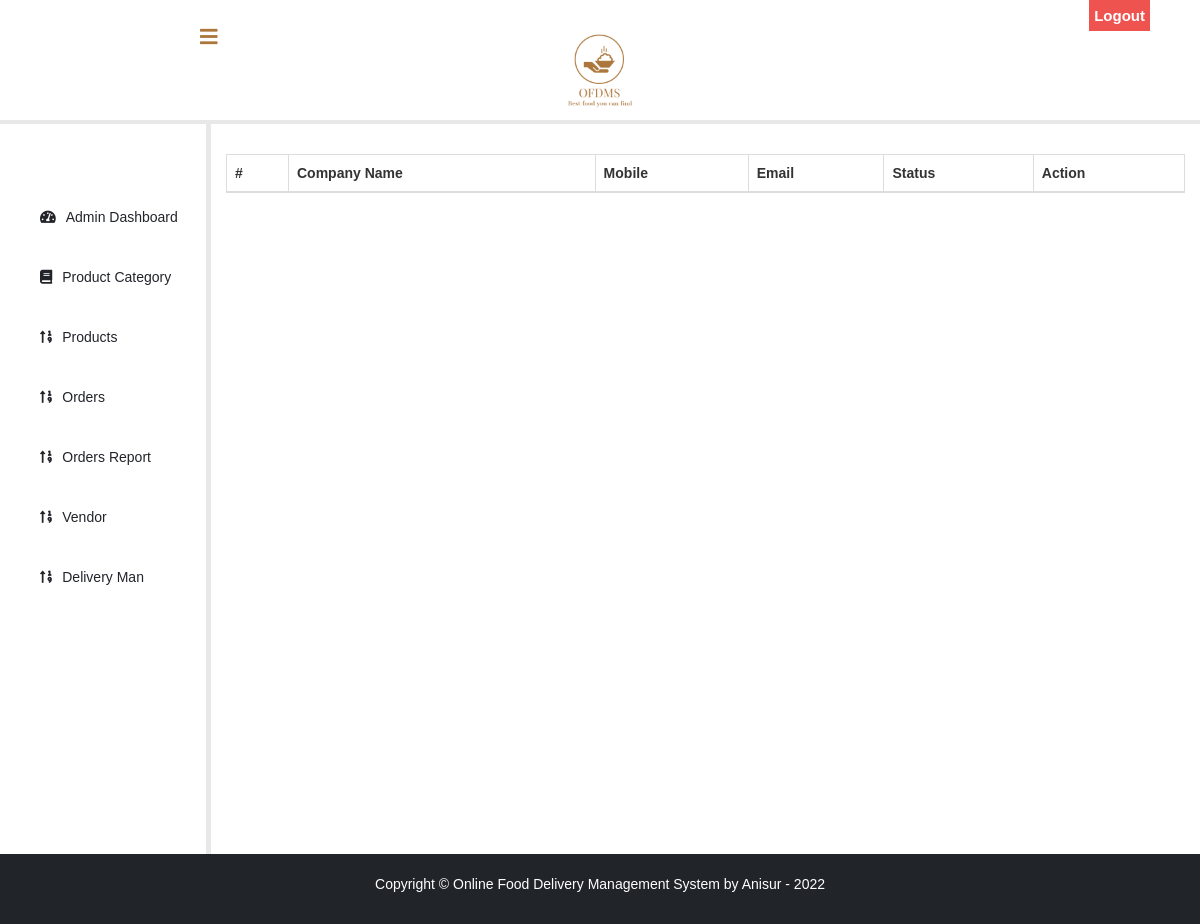
Before: /sadmin/vendor/ (signed in) with the older database file.
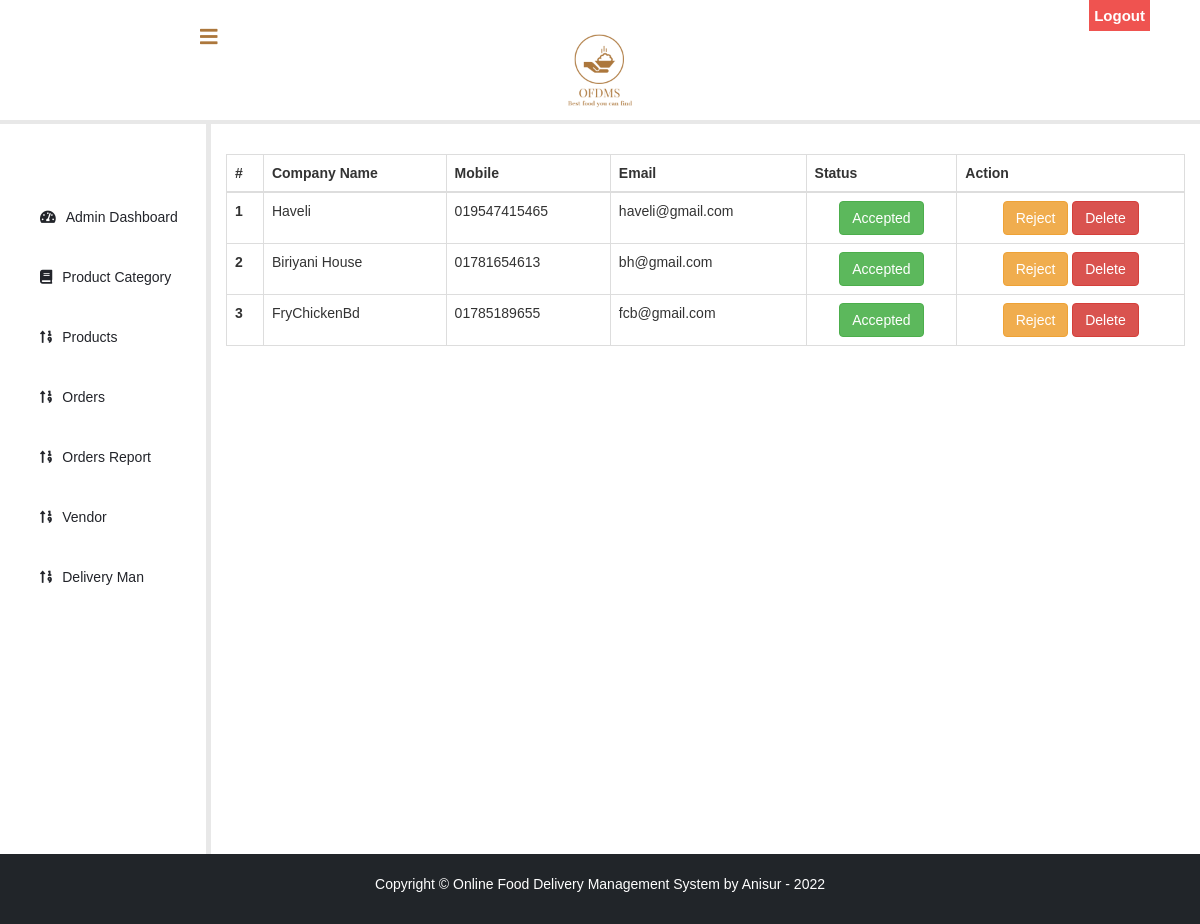
After: the same page with the newer database file.
### vendor/models.py (models this page shows, shortened)
class Vendor(models.Model):
    user = models.OneToOneField(User, on_delete=models.CASCADE)
    company_name = models.CharField(max_length=20, null=False)
    mobile = models.CharField(max_length=20, null=False)
    status = models.CharField(max_length=20, null=False, default=0)

### mainapp/views.py (the view)
# urls.py: path('sadmin/vendor/', views.vendor, name='product-details'),
@login_required(login_url='adminlogin')
def vendor(request):
    vendor = vmodel.Vendor.objects.all()
    dict ={'vendor':vendor}
    return render(request,'admin/vendor.html',context=dict)

### templates/admin/vendor.html (shortened to what this page needs)
{% extends 'admin/base.html' %}
{% load widget_tweaks %}
{% block content %}
<head>
  </head>
<br><br>
        {% include 'admin/sidebar.html' %}
  <div class="container">
     <div style="margin-top: 3rem">
         <table class="table table-bordered">
             <thead class="thead-light">
             <tr>
                 <th scope="col">#</th>
                 <th scope="col">Company Name</th>
                 <th scope="col">Mobile</th>
                 <th scope="col">Email</th>
                 <th scope="col">Status</th>
                 <th scope="col">Action</th>
             </tr>
             </thead>
             <tbody>
             {% for i in vendor %}
             <tr>
                 <th scope="row">{{ forloop.counter }}</th>
                 <td>{{ i.company_name }}</td>
                 <td>{{ i.mobile }}</td>
                 <td>{{ i.user.email }}</td>
                  <td class="text-center">{% if i.status == '0' %}<p class=" btn btn-warning">Pending</p> {% elif i.status == '1' %} <p class=" btn btn-success">Accepted</p> {% else %} <p class=" btn btn-danger">Rejected</p> {% endif %}</td>
                 <td class="text-center">
                     {% if i.status == '0' %}
                         <a class="btn btn-success" href="/vendor/accept/{{ i.id }}">Accept</a>
                         <a class="btn btn-warning" href="/vendor/reject/{{ i.id }}">Reject</a>
                         <a class="btn btn-danger" href="/vendor/delete/{{ i.id }}">Delete</a>
                     {% elif i.status == '1' %}
                         <a class="btn btn-warning" href="/vendor/reject/{{ i.id }}">Reject</a>
                         <a class="btn btn-danger" href="/vendor/delete/{{ i.id }}">Delete</a>
                     {% else %}
                         <a class="btn btn-success" href="/vendor/accept/{{ i.id }}">Accept</a>
                         <a class="btn btn-danger" href="/vendor/delete/{{ i.id }}">Delete</a>
                     {% endif %}
                 </td>
             </tr>
             {% endfor %}
             </tbody>
         </table>
     </div>
  </div>
<br><br><br><br><br><br><br><br><br><br>
{% endblock content %}

Changed rows visible on the page:
added Vendor: company_name "Haveli", mobile "019547415465", user.email "haveli@gmail.com", status "Accepted"
added Vendor: company_name "Biriyani House", mobile "01781654613", user.email "bh@gmail.com", status "Accepted"
added Vendor: company_name "FryChickenBd", mobile "01785189655", user.email "fcb@gmail.com", status "Accepted"
